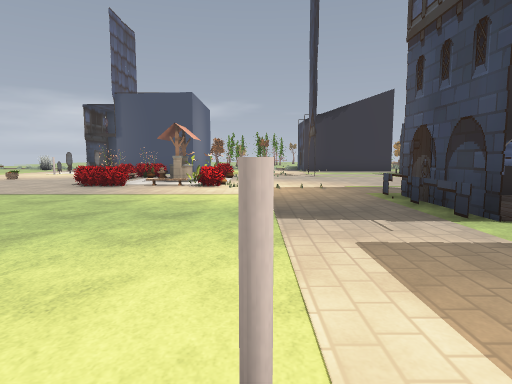
[1] (above)

24 first-person views from a walk through a Godot game level. The camera is 1.5 m above the floor, tilts 6° down and sees 75° across. The floor is counted in squares, 2 m on a side. Each view is taken from the middle of a square. On the plan, view 1 faces up. The plan holds only what a view shows up to about 11 squares ahead; the rest is blank. The place goes on beyond the plan. Flat picture figures and markers are not drawn. Characters and animated objects are not drawn. Some surface patterns are stand-ins.

[2]
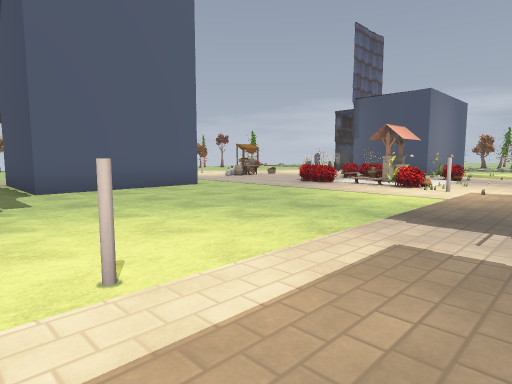

[3]
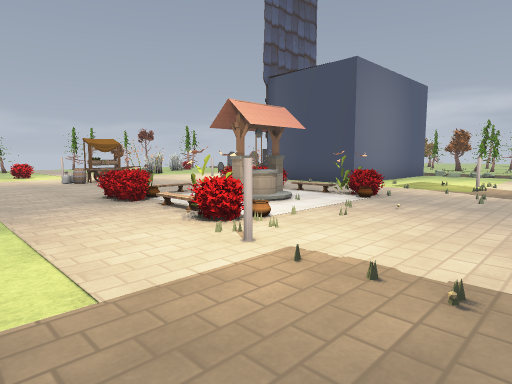

[4]
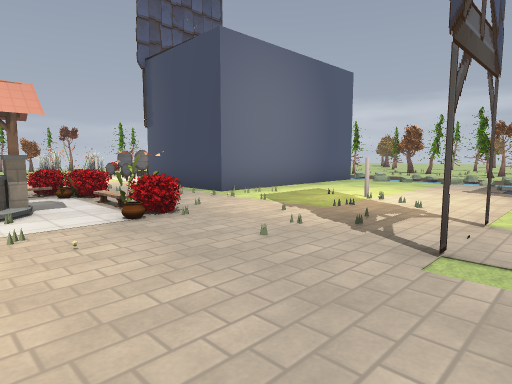

[5]
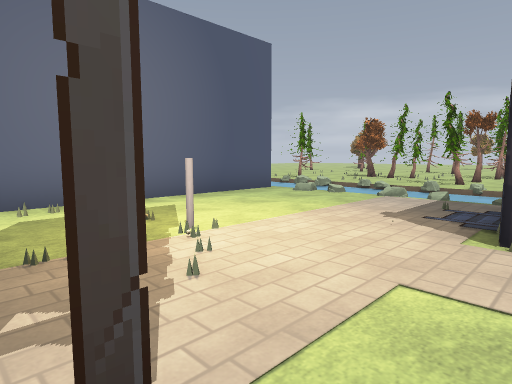

[6]
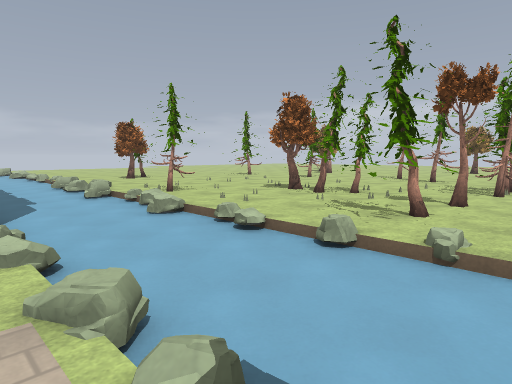

[7]
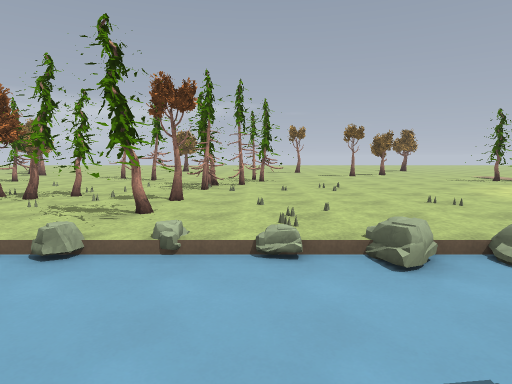

[8]
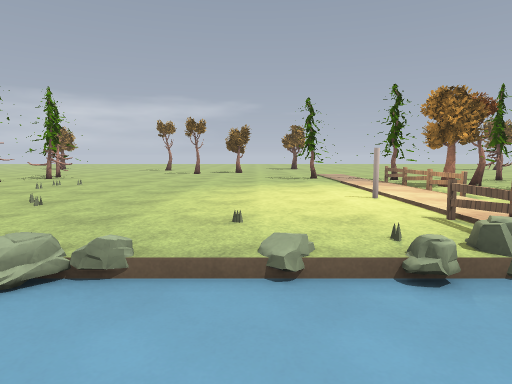

[9]
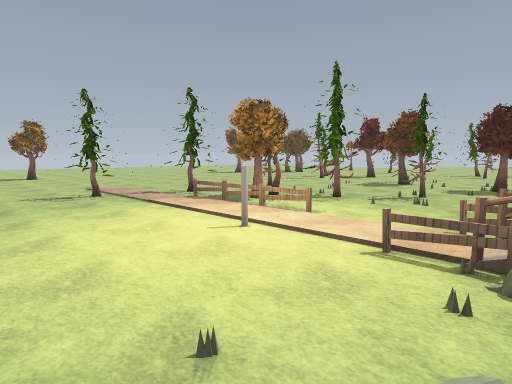

[10]
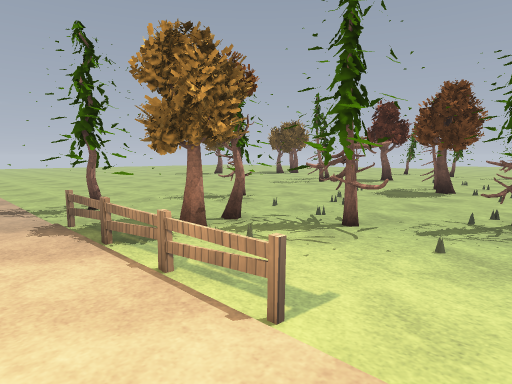

[11]
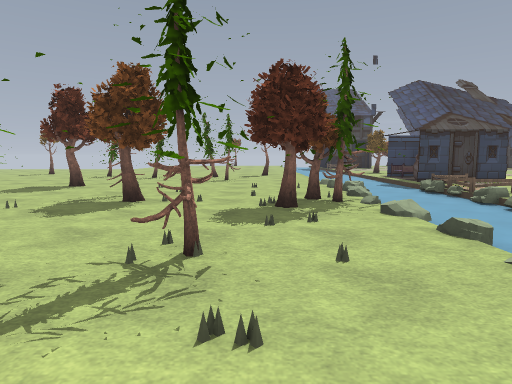

[12]
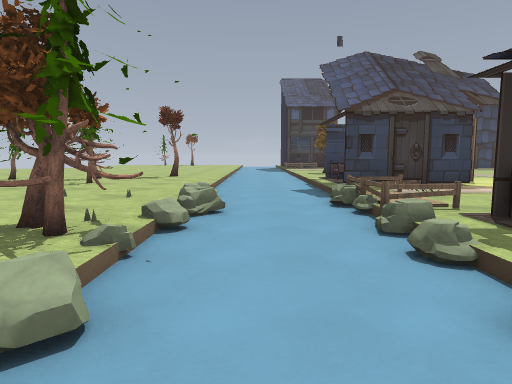

[13]
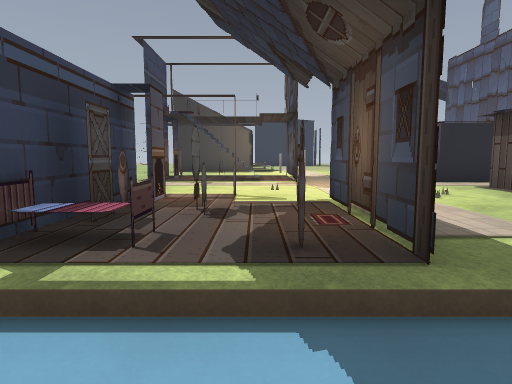

[14]
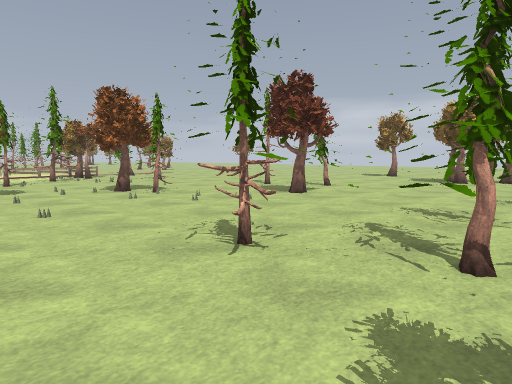

[15]
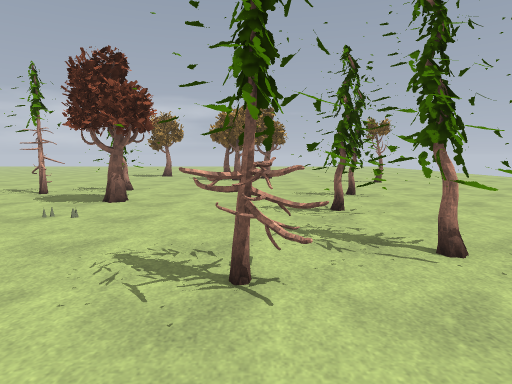

[16]
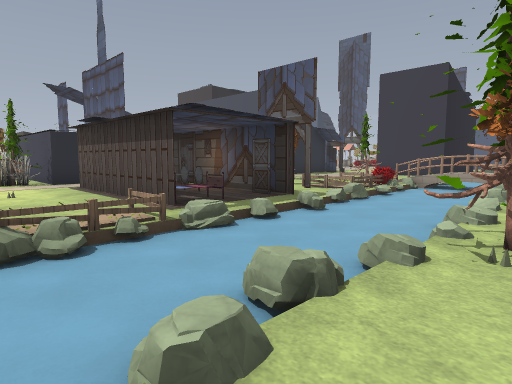

[17]
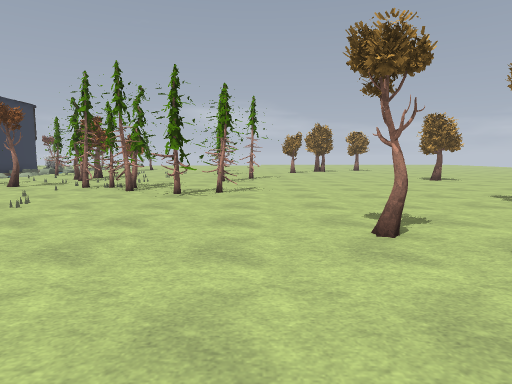

[18]
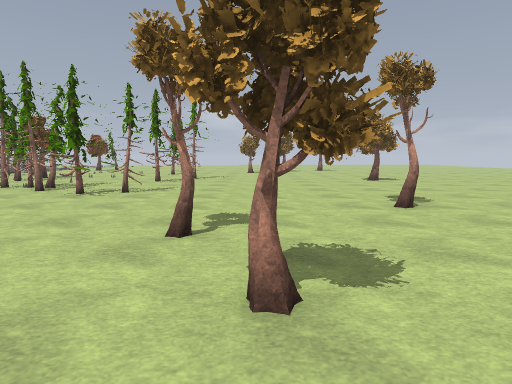

[19]
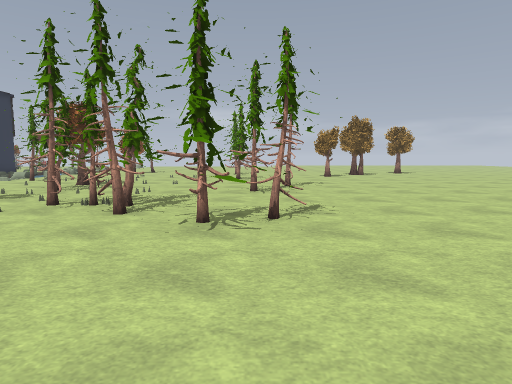

[20]
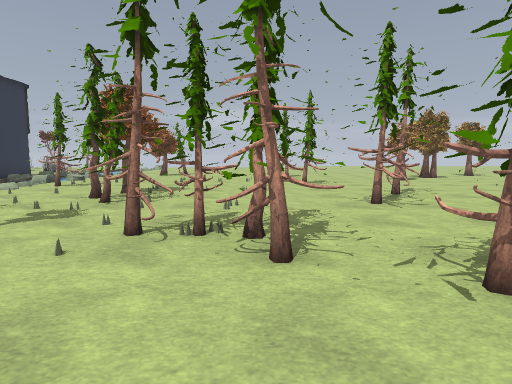

[21]
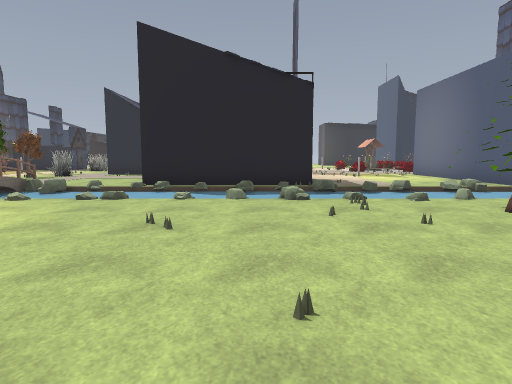

[22]
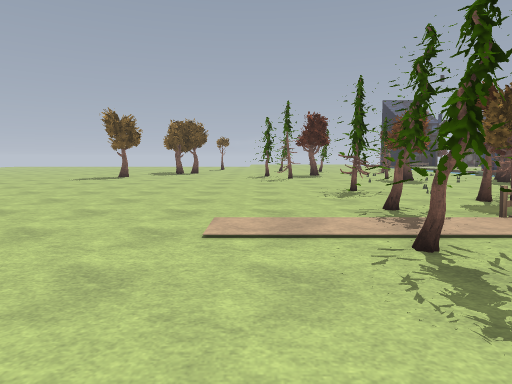

[23]
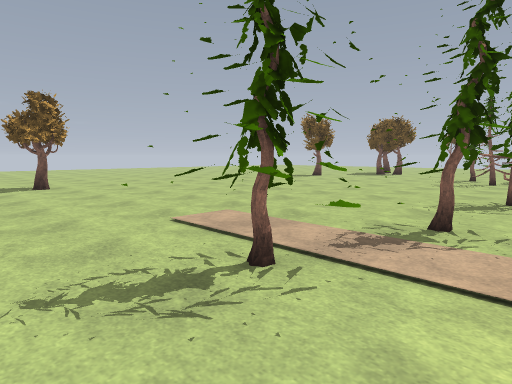

[24]
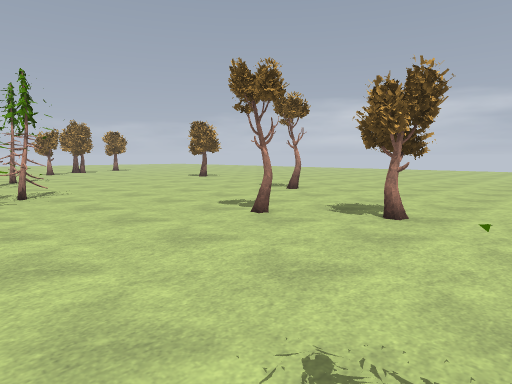

### Floor plan
Key: @ floor where view 1 was taken; # wall or solid block; x gap in a wall; . main floor; - floor 0.25 m lower than the main floor; / step, stairs or slope; D closed door; = window, fence, low wall or low ledge; F flower; T tree; E fence; R rock; J jar; S stool; A table; P pot; O other object.
Columns run from 6 left of view 1 to 25 right of it. Each row starts with its distance up from view 1.
 40     ..... ..... ...    ..
 39  .. ................  ...
 38  ...#...........#........
 37  ........................
 36 ..........#..............   #
 35 ............................#...
 34 .............#..................
 33 ............#...................
 32 ...#......................#.....
 31 #....#..TT.....##........##....#
 30 ##.....#TT......###.##.....#...#
 29 ......##.........E..# ........##
 28 .......#.........ET#....T.....#.
 27 ....#............E.##...#.....##
 26 ...##T.T........OE.#T........###
 25 /..  .TT............TT..../.....
 24 /#....TT........EE.....#T./.....
 23 =//=//=//--=///.R = =//##/=/////
 22 ----------------##--------------
 21 -------/-------=R=----/-/-------
 20    #/=...#### /.#O#. ./..#O=#J##
 19    #....D#    ...T .#.#.#...D.S#
 18     .....#    ...     #OO...#OAP
 17    #......            #O .. #.##
 16    #./O...            D  .. ....
 15 # ##/.....              ... O...
 14 ..x./...#.              .T..x...
 13  #=./=..#.               T#.DO##
 12  =F//F....              #. .#. O
 11 ..///......             #  .#  #
 10 ..//#......
  9 .=F/F=.....
  8 ../...O...
  7 ..........
  6 .........D
  5 #........#
  4 #........#
  3 #........
  2  ........
  1  .....O.D
  0      .@..

Where each view was taken, in squares from view 1:
view 1: 0 up, 0 right, facing up
view 2: 0 up, 2 right, facing up-left
view 3: 6 up, 2 right, facing up-left
view 4: 10 up, 3 right, facing up-left
view 5: 14 up, 3 right, facing up-left
view 6: 20 up, 2 right, facing up-left
view 7: 20 up, 2 right, facing up
view 8: 21 up, 8 right, facing up
view 9: 23 up, 7 right, facing up-right
view 10: 25 up, 10 right, facing up-right
view 11: 25 up, 12 right, facing right
view 12: 22 up, 15 right, facing right
view 13: 22 up, 23 right, facing down
view 14: 24 up, 25 right, facing up-left
view 15: 24 up, 23 right, facing up
view 16: 24 up, 21 right, facing down-left
view 17: 32 up, 9 right, facing left
view 18: 34 up, 9 right, facing left
view 19: 31 up, 6 right, facing left
view 20: 29 up, 4 right, facing left
view 21: 29 up, 4 right, facing down
view 22: 32 up, 7 right, facing right
view 23: 29 up, 8 right, facing up-right
view 24: 30 up, 9 right, facing up-left
